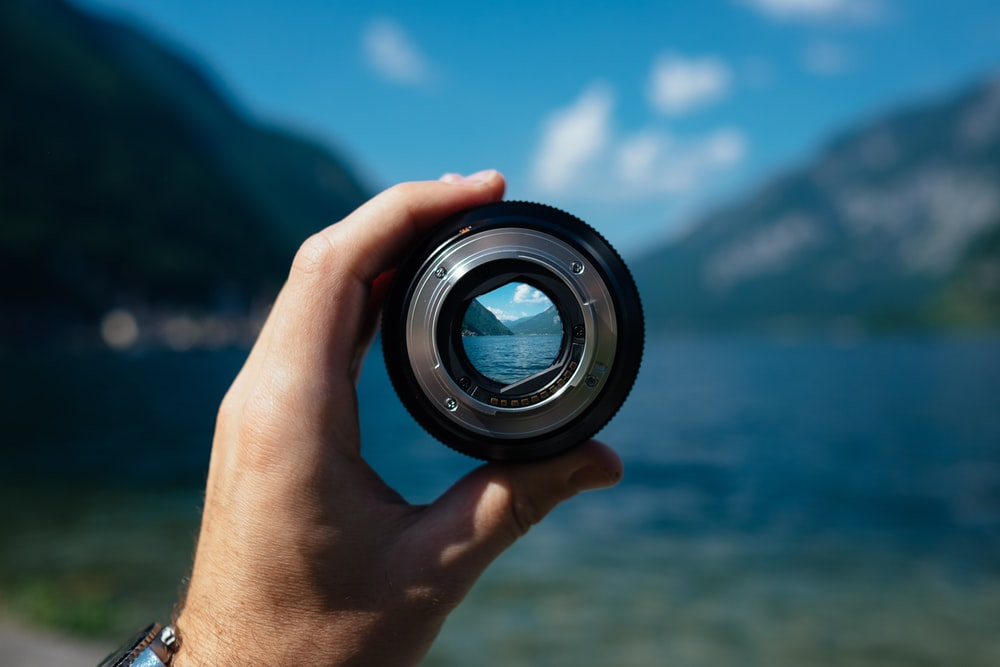
#> input picture assignment6/image.jpg, 1000 x 667 px
$ python contrass_improve.py
#> lines starting #> are read from the running program, lines starting #| are printed output that depends on the picture
from matplotlib import pyplot as plt
import matplotlib.image as mpimg
import numpy as np

#read image
img1 = mpimg.imread('image.jpg')
#> img1 is the input picture: shape (667, 1000, 3); mean R, G, B 51.1, 85.9, 99.2

#Increased contrast
img2 = img1*2
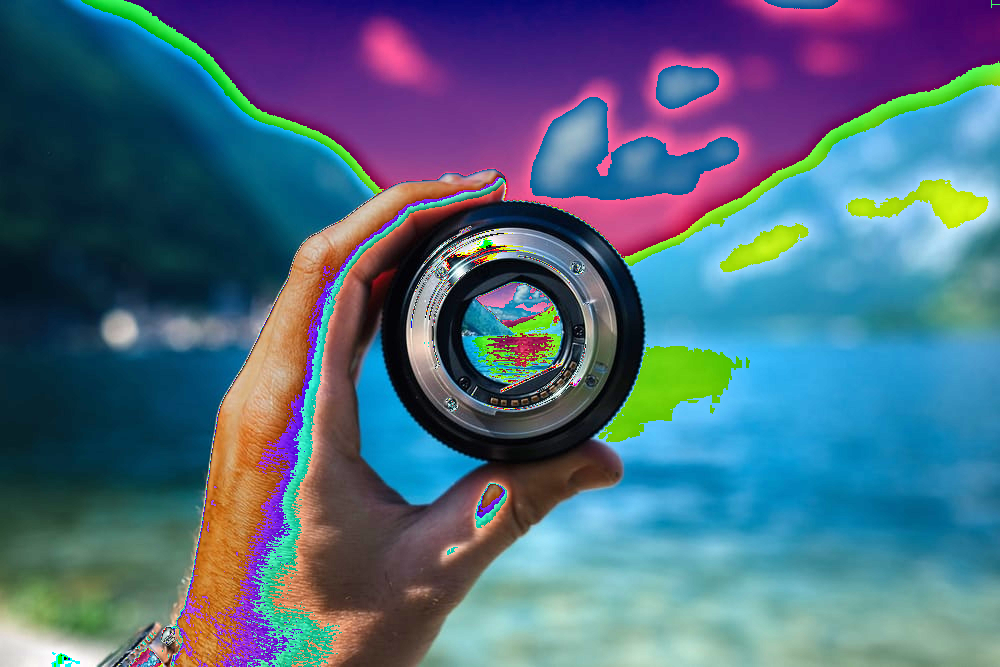
#> img2: shape (667, 1000, 3); mean R, G, B 78, 106, 126.6

#decreased contrast
img3 = img1/2
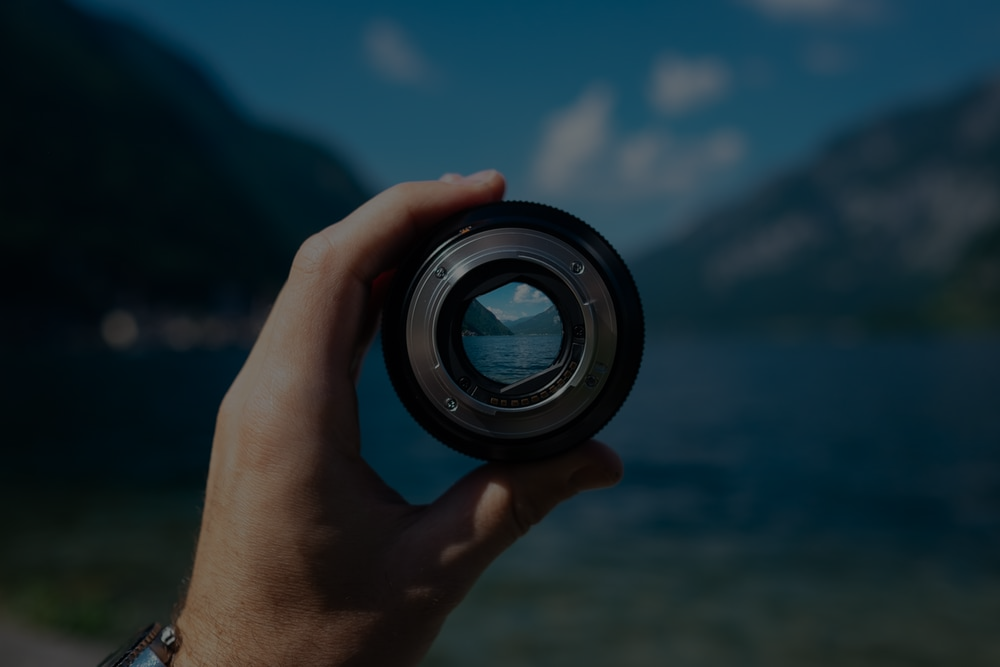
#> img3: shape (667, 1000, 3) float64; mean R, G, B 25.6, 42.9, 49.6

#subplot(r,c) provide the no. of rows and columns
f, axarr = plt.subplots(1,3)
axarr[0].imshow(img1)
axarr[0].set_title('original image')
axarr[1].imshow(img2)
axarr[1].set_title('Increased contrast image')
axarr[2].imshow(img3)
axarr[2].set_title('decreased contrast image')
plt.show();
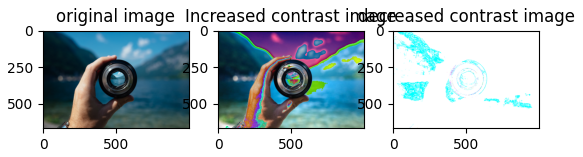
#> figure drawn by matplotlib, 3 panels
